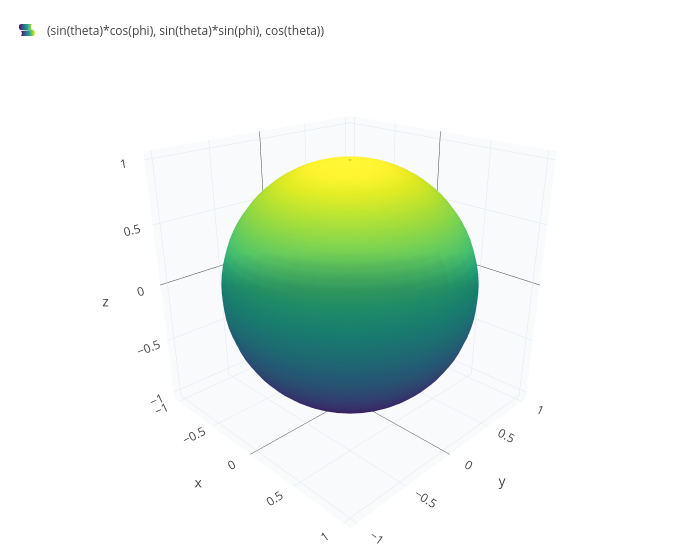

The notebook cell this image was saved under:
### Markdown cell above
Moving along a meridian ($d\theta$) always counts $r\,d\theta$, but moving along a circle of latitude ($d\phi$) counts
only $r\sin\theta\,d\phi$, because those circles shrink towards the poles.

### Code cell
r = 1;
surface(sin(theta)*cos(phi), sin(theta)*sin(phi), cos(theta), theta, 0, pi, phi, 0, 2*pi)

### Figure 1 — Plotly figure (JSON) as saved in the notebook; plotly's stock layout.template omitted (floating-point values rounded to 4 significant figures; data arrays with more than 128 entries replaced by an {"elided": "..."} marker saying what was removed)
{"data": [{"colorscale": "Viridis", "name": "(sin(theta)*cos(phi), sin(theta)*sin(phi), cos(theta))", "opacity": 1, "showlegend": true, "showscale": false, "type": "surface", "x": {"elided": "41x41 float values"}, "y": {"elided": "41x41 float values"}, "z": {"elided": "41x41 float values"}}], "layout": {"height": 560, "legend": {"x": 0.01, "y": 0.99}, "margin": {"b": 0, "l": 0, "r": 0, "t": 10}, "scene": {"aspectmode": "data", "camera": {"eye": {"x": 1.6, "y": -1.6, "z": 1.0}}, "xaxis": {"backgroundcolor": "#f8fafc", "gridcolor": "#e2e8f0", "showbackground": true, "title": {"text": "x"}}, "yaxis": {"backgroundcolor": "#f8fafc", "gridcolor": "#e2e8f0", "showbackground": true, "title": {"text": "y"}}, "zaxis": {"backgroundcolor": "#f8fafc", "gridcolor": "#e2e8f0", "showbackground": true, "title": {"text": "z"}}}, "showlegend": true, "title": {"text": ""}, "width": 700}}
